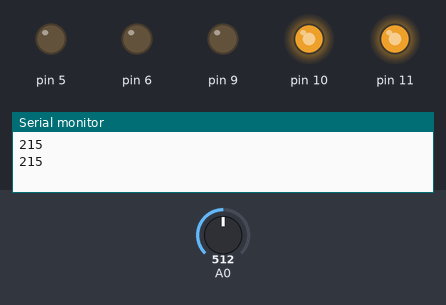
Recording of a sketch running on a simulated Arduino Uno, built with avr-gcc and run on an emulated ATmega328P. Shown: output pins drawn as LEDs (lit = HIGH), the last lines printed to the serial monitor. Inputs (shaded band) come from the test bench; at power-on: A0 = 512.

Above: at 1.2 s.
1.3 s: A0 set to 122
At 2.8 s:
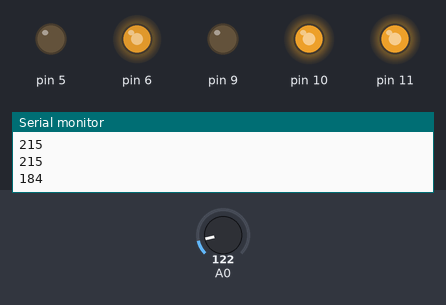
At 3.6 s:
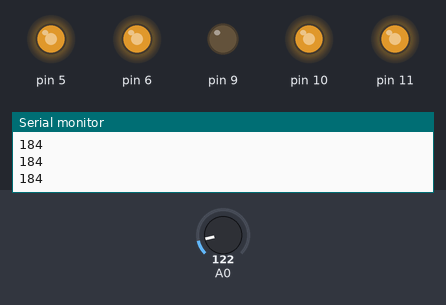
4.3 s: A0 set to 306
At 4.7 s:
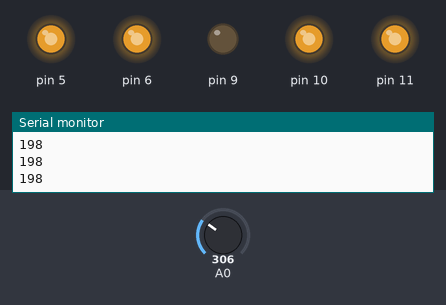
Timing chart, 0 to 7.3 s (numbered marks = the images above; inputs shaded):
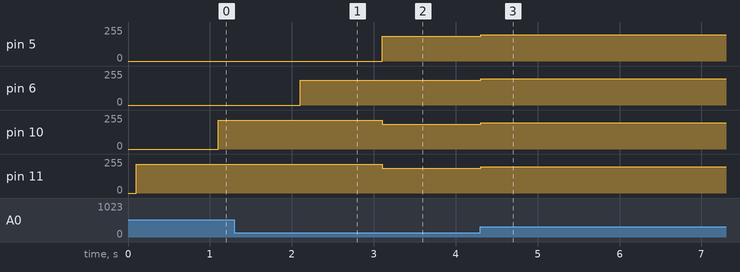

The sketch:

Bioelectronics.ino
```cpp
int potentiometer_conversion(int pot_val){
  float new_val = pot_val / 1023.0; // relative-strength ratio
  float shift_val = 80 * new_val;
  float pwm_val = 175 + shift_val;

  // special condition where we want the vibration to stop
  if (pwm_val == 102){
    pwm_val = 0;
  }


  return pwm_val;

}

void staged_start(int x, int delay_factor){

  x = potentiometer_conversion(analogRead(A0));
  Serial.println(x);
    analogWrite(11, x);
    delay(delay_factor);
    x = potentiometer_conversion(analogRead(A0));
    Serial.println(x);
    analogWrite(10, x);
    delay(delay_factor);
    x = potentiometer_conversion(analogRead(A0));
    Serial.println(x);
    analogWrite(6, x);
    delay(delay_factor);
    analogWrite(5, x);
    Serial.println(x);

}

void setup() {
  Serial.begin(9600);
  pinMode(11, OUTPUT);
  pinMode(10, OUTPUT);
  pinMode(9, OUTPUT);
  pinMode(6, OUTPUT);

}

void loop() {
  delay(100);
  int x = potentiometer_conversion(analogRead(A0));
  int delay_factor = 1000;

  // stay in loop if value is equal to zero
  while (x == 0){
    x = potentiometer_conversion(analogRead(A0));
    Serial.println(x);
  }

  // if we exit the loop, turn on each motor one by one
  staged_start(x, delay_factor);

  // if the voltage value is above and below two and three volts repsectfully, enter loop
  while (x > 0){
    x = potentiometer_conversion(analogRead(A0));
    Serial.println(x);
    analogWrite(11, x);
    analogWrite(10, x);
    analogWrite(6, x);
    analogWrite(5, x);
  }
}
```

Measured:
- after the input at 1.3 s, pin 5: 0/255 → 184/255 after 1.8 s; pin 6: 0/255 → 184/255 after 0.80 s; pin 10, pin 11: 215/255 → 184/255 after 1.8 s
- after the input at 4.3 s, pin 5, pin 6, pin 10, pin 11: 184/255 → 198/255 at once
